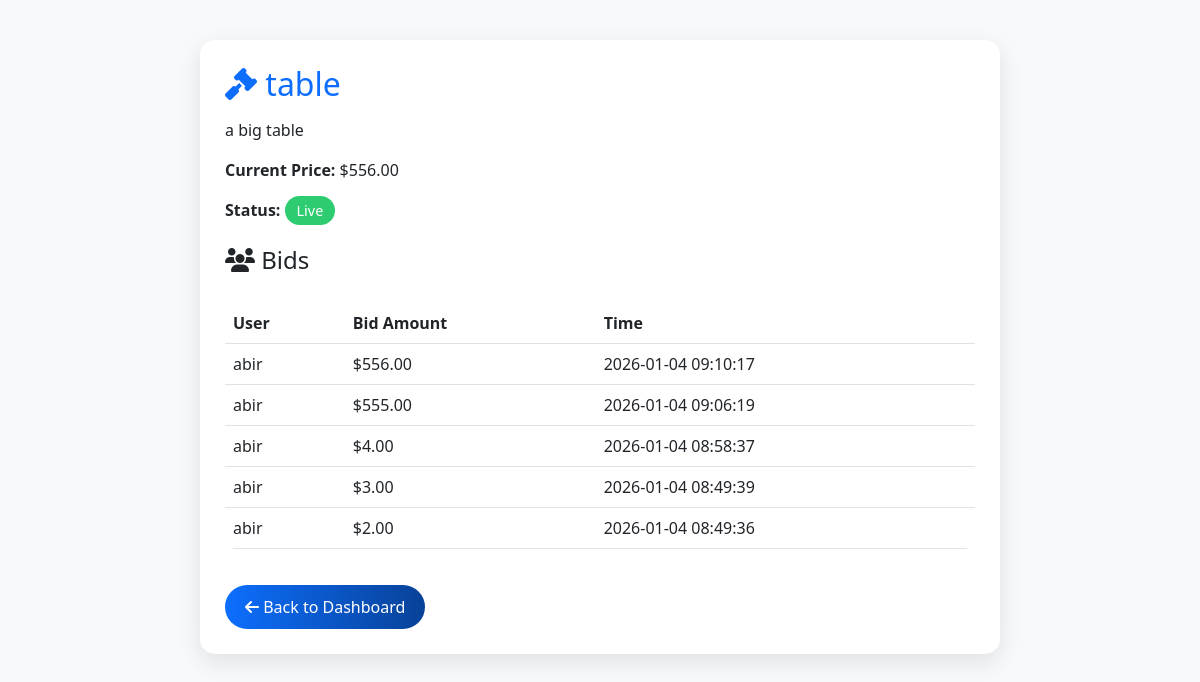
/view_item.php?item_id=5 (signed in), run on the app's committed database.
### tables this page shows
CREATE TABLE `items` (
  `item_id` int(11) NOT NULL,
  `seller_id` int(11) DEFAULT NULL,
  `title` varchar(100) NOT NULL,
  `description` text DEFAULT NULL,
  `starting_price` decimal(10,2) NOT NULL,
  `current_price` decimal(10,2) NOT NULL,
  `image` varchar(255) DEFAULT NULL,
  `status` enum('upcoming','live','closed') DEFAULT 'upcoming',
  `created_at` timestamp NOT NULL DEFAULT current_timestamp()
);

CREATE TABLE `bids` (
  `bid_id` int(11) NOT NULL,
  `item_id` int(11) NOT NULL,
  `user_id` int(11) NOT NULL,
  `bid_amount` decimal(10,2) NOT NULL,
  `bid_time` timestamp NOT NULL DEFAULT current_timestamp()
);

CREATE TABLE `users` (
  `user_id` int(11) NOT NULL,
  `username` varchar(50) NOT NULL,
  `email` varchar(100) NOT NULL,
  `password` varchar(255) NOT NULL,
  `created_at` timestamp NOT NULL DEFAULT current_timestamp()
);

### view_item.php (the view, shortened to what this page needs)
<?php
include 'connect.php';
$item_id = (int)$_GET['item_id'];
$item = mysqli_fetch_assoc(mysqli_query($conn, "SELECT * FROM items WHERE item_id=$item_id"));
$bids = mysqli_query($conn, "SELECT b.*, u.username FROM bids b JOIN users u ON b.user_id=u.user_id WHERE b.item_id=$item_id ORDER BY b.bid_amount DESC");
?>
<!DOCTYPE html>
<html lang="en">
<head>
<link href="https://cdn.jsdelivr.net/npm/bootstrap@5.3.0/dist/css/bootstrap.min.css" rel="stylesheet">
<link rel="stylesheet" href="https://cdnjs.cloudflare.com/ajax/libs/font-awesome/6.4.0/css/all.min.css">
</head>
<body>
<div class="container">
    <div class="item-card">
        <h2><i class="fas fa-gavel"></i> <?php echo htmlspecialchars($item['title']); ?></h2>
        <p><?php echo htmlspecialchars($item['description']); ?></p>
        <p><strong>Current Price:</strong> $<?php echo number_format($item['current_price'],2); ?></p>
        <p>
            <strong>Status:</strong>
            <span class="status-badge status-<?php echo strtolower($item['status']); ?>">
                <?php echo ucfirst($item['status']); ?>
            </span>
        </p>
        <h4 class="mt-4"><i class="fas fa-users"></i> Bids</h4>
        <?php if(mysqli_num_rows($bids) == 0): ?>
            <p>No bids yet.</p>
        <?php else: ?>
            <div class="table-responsive">
                <table class="table">
                    <thead>
                        <tr>
                            <th>User</th>
                            <th>Bid Amount</th>
                            <th>Time</th>
                        </tr>
                    </thead>
                    <tbody>
                        <?php while($bid = mysqli_fetch_assoc($bids)): ?>
                        <tr>
                            <td><?php echo htmlspecialchars($bid['username']); ?></td>
                            <td>$<?php echo number_format($bid['bid_amount'],2); ?></td>
                            <td><?php echo $bid['bid_time']; ?></td>
                        </tr>
                        <?php endwhile; ?>
                    </tbody>
                </table>
            </div>
        <?php endif; ?>
        <a href="organizer_dashboard.php" class="btn-dashboard"><i class="fas fa-arrow-left"></i> Back to Dashboard</a>
    </div>
</div>
</body>
</html>

### view_item.php (style rules this page uses)
body { background: #f8f9fa; }
.item-card { background: #fff; border-radius: 15px; box-shadow: 0 8px 25px rgba(0,0,0,0.1); padding: 25px; margin: 40px auto; max-width: 800px; }
.item-card h2 { color: #0d6efd; margin-bottom: 15px; }
.status-badge { padding: 5px 12px; border-radius: 50px; font-weight: 500; color: #fff; font-size: 0.9rem; }
.status-live { background-color: #2ecc71; }
table { width: 100%; border-collapse: collapse; margin-top: 20px; border-radius: 10px; overflow: hidden; }
table th, table td { padding: 12px 15px; text-align: left; }
table th { background-color: #3498db; color: #fff; }
table tr:nth-child(even) { background-color: #f2f2f2; }
.btn-dashboard { display: inline-block; margin-top: 20px; padding: 10px 20px; background: linear-gradient(90deg, #0d6efd, #084298); color: #fff; border-radius: 50px; font-weight: 500; text-decoration: none; transition: all 0.3s; }

### data on the page
items: title "table", description "a big table", current_price "556.00", status "Live"
bids: user.username "abir", bid_amount "556.00", bid_time "2026-01-04 09:10:17"
bids: user.username "abir", bid_amount "555.00", bid_time "2026-01-04 09:06:19"
bids: user.username "abir", bid_amount "4.00", bid_time "2026-01-04 08:58:37"
bids: user.username "abir", bid_amount "3.00", bid_time "2026-01-04 08:49:39"
bids: user.username "abir", bid_amount "2.00", bid_time "2026-01-04 08:49:36"
